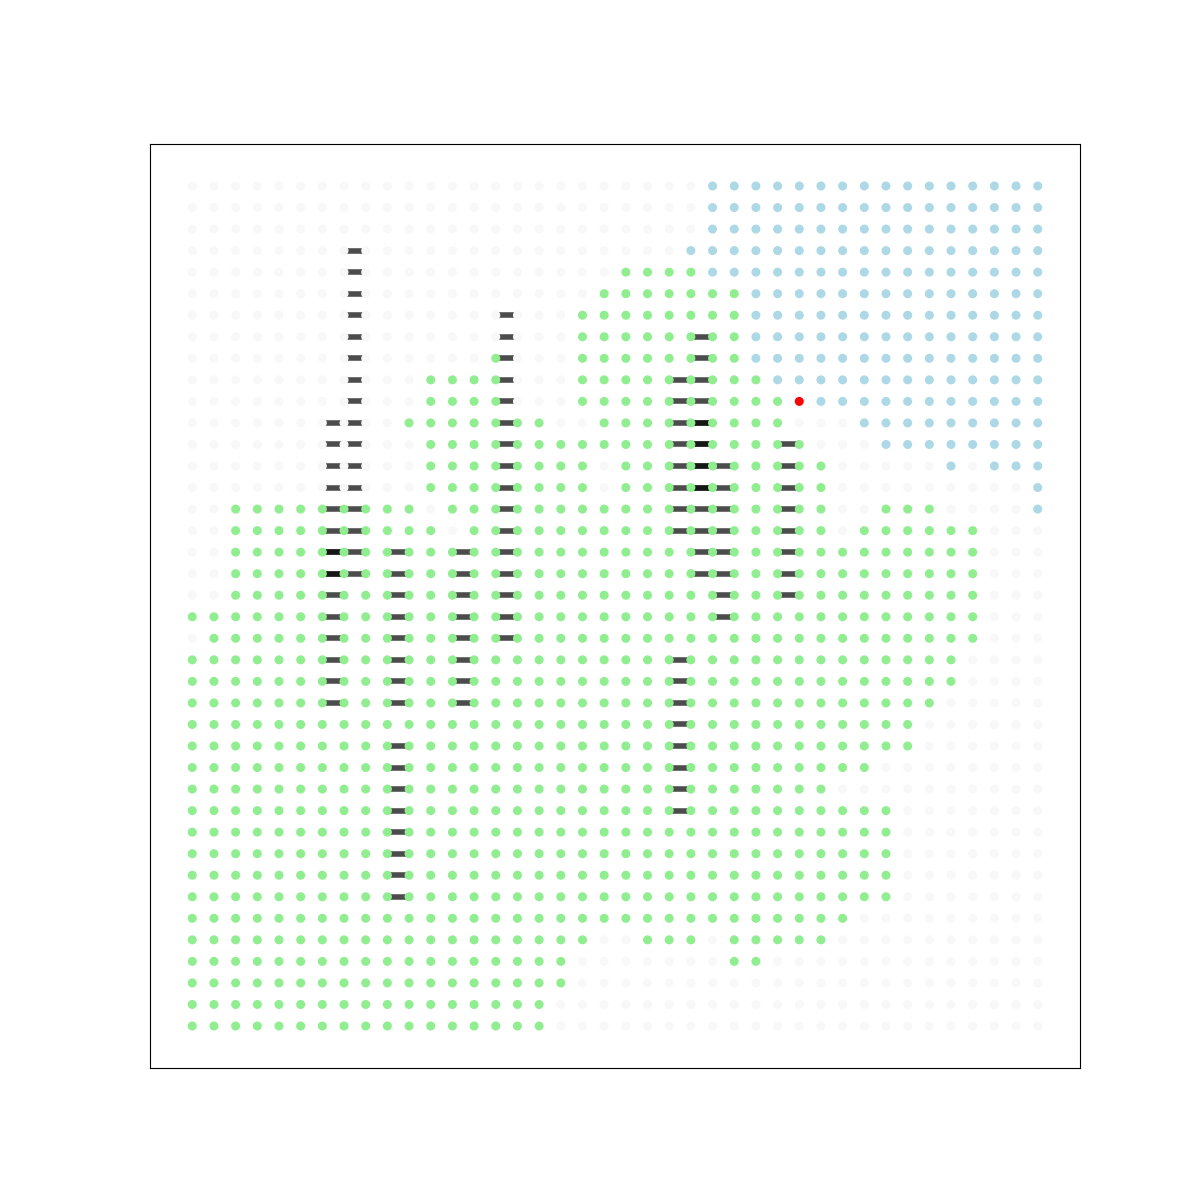

Python code for this plot:
import networkx as nx
import matplotlib.pyplot as plt
import random
import time
from hmsa import IntegratedOptimizationSystem, OrganicMyceliumSearchEngine, HMSAConfig

def run_inference_demo():
    print("Loading the Trained Brain...")
    ios = IntegratedOptimizationSystem()
    print("Generating new 'Hard' scenario (Walls weight=50.0)...")

    size = 40
    G = nx.grid_2d_graph(size, size)
    for u, v in G.edges(): G[u][v]['weight'] = random.uniform(1.0, 1.5)

    walls = []
    for _ in range(15):
        x, y = random.randint(5, 30), random.randint(5, 30)
        for i in range(8): 
            if G.has_edge((x, y+i), (x+1, y+i)):
                G[(x, y+i)][(x+1, y+i)]['weight'] = 50.0 
                walls.append(((x, y+i), (x+1, y+i)))

    config = [{'spores': [(0, 0)], 'goals': [(39, 39)]}]

    print("Analysing topology and retrieving parameters...")
    start_time = time.time()
    rec_params = ios.meta_learner.recommend_parameters(G, config)

    print(f"\nBRAIN RECOMMENDATION:")
    for k, v in rec_params.items(): print(f"  {k}: {v:.4f}")

    print(f"\n--- Attempt 1: Running with Brain Parameters ---")
    cfg = HMSAConfig(**rec_params)
    cfg.ENABLE_BIDIR = True
    cfg.ENABLE_BRIDGING = True
    cfg.ENABLE_ADRENALINE = True # Self-Correction Enabled

    engine = OrganicMyceliumSearchEngine(G, config, cfg=cfg)
    status = engine.run_search()

    # Fallback (Manual Override)
    if status != "success":
        print(f"Result: {status.upper()} - Activating Manual Survival Mode...")
        cfg.DECAY_FACTOR = 0.999  
        cfg.POOL_TAX_RATE = 0.05      
        cfg.BRIDGE_ENERGY_COST = 0.1  
        cfg.BRIDGING_COST_THRESHOLD = 10.0 
        cfg.MAX_ENERGY = 20.0         
        cfg.BRIDGE_DISCOUNT = 0.01
        engine = OrganicMyceliumSearchEngine(G, config, cfg=cfg)
        status = engine.run_search()

    print(f"Final Result: {status.upper()}")
    print(f"Total Execution Time: {time.time() - start_time:.4f}s")
    print(f"Steps Taken: {engine.step}")

    pos = dict((n, n) for n in G.nodes())
    plt.figure(figsize=(12, 12))
    colors = []
    for n in G.nodes():
        idx = engine.node_to_idx[n]
        st = engine.visited_state[idx]
        if st == 2: colors.append('#FF0000')
        elif st == 1: colors.append('#90EE90')
        elif st == -1: colors.append('#ADD8E6')
        else: colors.append('#f8f8f8')
    nx.draw_networkx_nodes(G, pos, node_size=30, node_color=colors)
    nx.draw_networkx_edges(G, pos, edgelist=walls, width=4.0, edge_color='black', alpha=0.7)
    plt.show()

if __name__ == "__main__":
    run_inference_demo()
